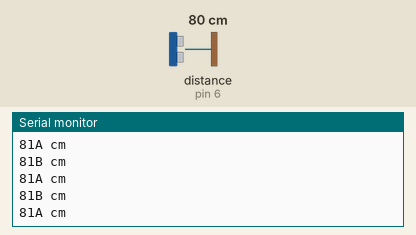
Bench run of a sketch on a simulated Arduino Uno, built with avr-gcc and run on an emulated ATmega328P. Parts: the last lines printed to the serial monitor. The inputs (shaded band) are chosen by the test bench; at power-on: distance to the obstacle (sensor on pin 6) 80 cm. The echo pulse lasts 58.3 µs per cm.

Above: at 1.2 s.
1.3 s: distance to the obstacle (sensor on pin 6) set to 2 cm
At 1.3 s:
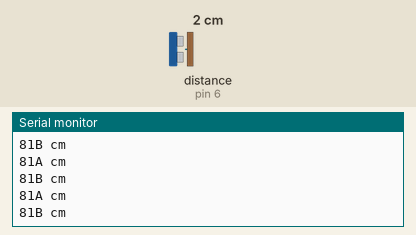
2.8 s: distance to the obstacle (sensor on pin 6) set to 4 cm
At 2.92 s:
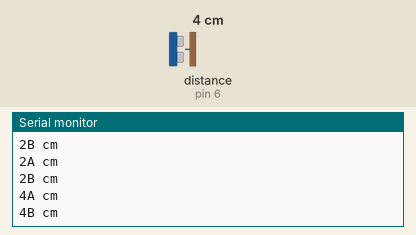
Timing chart, 0 to 5.8 s (numbered marks = the images above; inputs shaded):
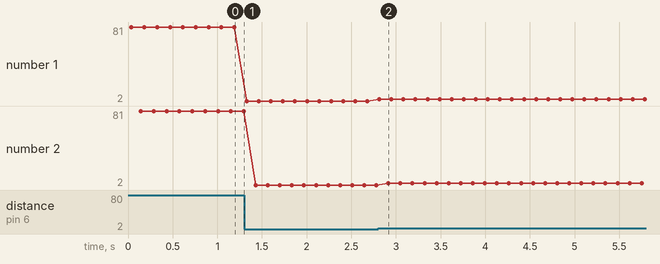

The sketch:

Ultrasonic_onlySensor.ino
```cpp
#include "LedControl.h"
#include "NewPing.h"

// Display Pins
const int Data_Pin = 2;
const int CS_Pin = 3;
const int CLK_Pin = 4;
// Ultrasonic Pins
const int Trigger_Pin = 5;
const int Echo_Pin = 6;

const int Max_Distance = 100;


NewPing sonic(Trigger_Pin, Echo_Pin, Max_Distance);

void setup()
{
    Serial.begin(115200);
}

void loop()
{
    delay(33);
    int distance = sonic.ping_cm();
    Serial.print(distance);
    Serial.println("A cm   ");
    delay(100);
    distance = sonic.ping_cm();
    Serial.print(distance);
    Serial.println("B cm   ");

}
```

Measured:
- after the input at 2.8 s, the serial monitor: prints a new line at once (image 2)
- plotted number 1: 81 → 2 after the input at 1.3 s, 2 → 4 after the input at 2.8 s
- plotted number 2: 81 → 2 after the input at 1.3 s, 2 → 4 after the input at 2.8 s
